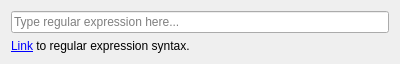
<?xml version="1.0" encoding="UTF-8"?>
<!--
######################################################################################################################
# Copyright (C) 2017-2022 Spine project consortium
# This file is part of Spine Items.
# Spine Items is free software: you can redistribute it and\/or modify it under the terms of the GNU Lesser General
# Public License as published by the Free Software Foundation, either version 3 of the License, or (at your option)
# any later version. This program is distributed in the hope that it will be useful, but WITHOUT ANY WARRANTY;
# without even the implied warranty of MERCHANTABILITY or FITNESS FOR A PARTICULAR PURPOSE. See the GNU Lesser General
# Public License for more details. You should have received a copy of the GNU Lesser General Public License along with
# this program. If not, see <http:\/\/www.gnu.org\/licenses\/>.
######################################################################################################################
-->
<ui version="4.0">
 <class>Form</class>
 <widget class="QWidget" name="Form">
  <property name="geometry">
   <rect>
    <x>0</x>
    <y>0</y>
    <width>400</width>
    <height>57</height>
   </rect>
  </property>
  <property name="windowTitle">
   <string>Form</string>
  </property>
  <layout class="QVBoxLayout" name="verticalLayout">
   <item>
    <widget class="QLineEdit" name="regexp_line_edit">
     <property name="placeholderText">
      <string>Type regular expression here...</string>
     </property>
     <property name="clearButtonEnabled">
      <bool>true</bool>
     </property>
    </widget>
   </item>
   <item>
    <widget class="QLabel" name="label_2">
     <property name="text">
      <string>&lt;html&gt;&lt;head/&gt;&lt;body&gt;&lt;p&gt;&lt;a href=&quot;https://docs.python.org/3/library/re.html#regular-expression-syntax&quot;&gt;&lt;span style=&quot; text-decoration: underline; color:#0000ff;&quot;&gt;Link&lt;/span&gt;&lt;/a&gt; to regular expression syntax.&lt;/p&gt;&lt;/body&gt;&lt;/html&gt;</string>
     </property>
     <property name="textFormat">
      <enum>Qt::RichText</enum>
     </property>
     <property name="alignment">
      <set>Qt::AlignLeading|Qt::AlignLeft|Qt::AlignTop</set>
     </property>
     <property name="openExternalLinks">
      <bool>true</bool>
     </property>
    </widget>
   </item>
  </layout>
 </widget>
 <resources/>
 <connections/>
</ui>
